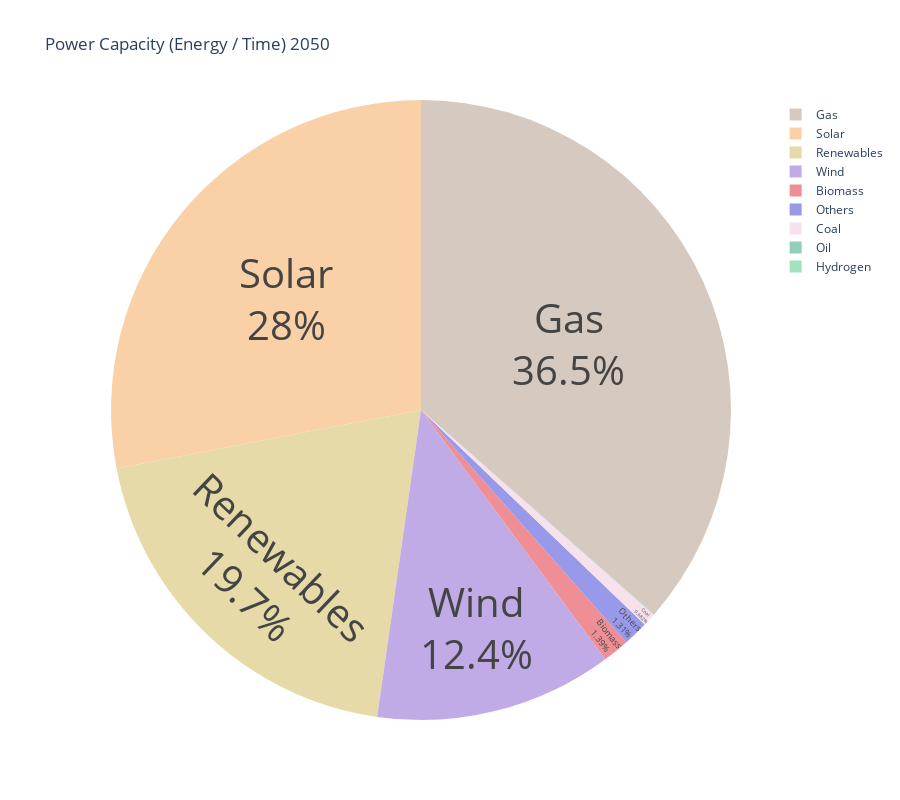
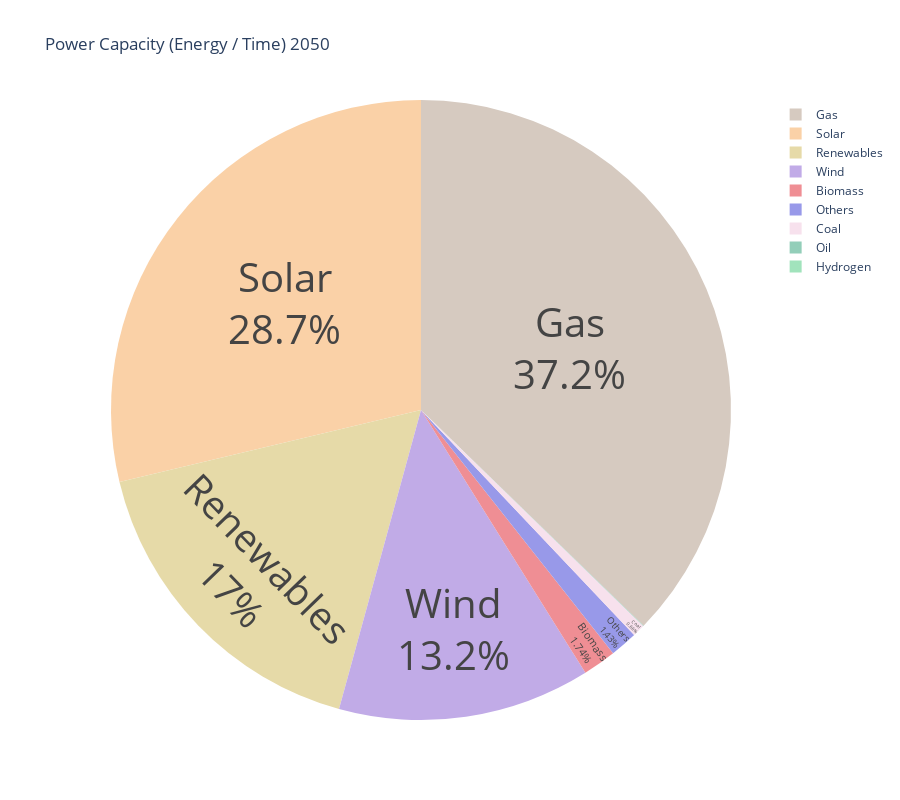

The code cell stored with these charts, in order, in its notebook:
### Code cell
fig = power_pie_plot(SEASON_DATA)
if WRITE_FIGS:
    fig.write_image(WRITE_DIR / "power_pie_plot.png")
fig.show()

fig = power_pie_plot(EXPENSIVE_HLDH)
if WRITE_FIGS:
    fig.write_image(WRITE_DIR / "power_pie_plot_expensive.png")
fig.show()

### Figure 1 — Plotly figure (JSON) as saved in the notebook; plotly's stock layout.template omitted (floating-point values rounded to 4 significant figures; data arrays with more than 128 entries replaced by an {"elided": "..."} marker saying what was removed)
{"data": [{"labels": {"elided": "270 str values"}, "marker": {"colors": {"elided": "270 str values"}}, "textfont": {"size": 40}, "textinfo": "percent+label", "textposition": "inside", "type": "pie", "values": {"elided": "270 float values"}}], "layout": {"height": 800, "title": {"text": "Power Capacity (Energy / Time) 2050"}, "width": 900}}

### Figure 2 — Plotly figure (JSON) as saved in the notebook; plotly's stock layout.template omitted (floating-point values rounded to 4 significant figures; data arrays with more than 128 entries replaced by an {"elided": "..."} marker saying what was removed)
{"data": [{"labels": {"elided": "270 str values"}, "marker": {"colors": {"elided": "270 str values"}}, "textfont": {"size": 40}, "textinfo": "percent+label", "textposition": "inside", "type": "pie", "values": {"elided": "270 float values"}}], "layout": {"height": 800, "title": {"text": "Power Capacity (Energy / Time) 2050"}, "width": 900}}
